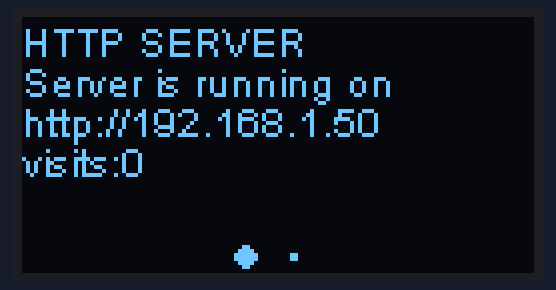
A sketch run on a simulated ESP32. On the bench: 128×64 one-colour display. WiFi joins after 1.5 s; servers stay silent unless stated; what the sketch prints to the serial monitor is not drawn.

Above: at 1.6 s.
At 6.02 s:
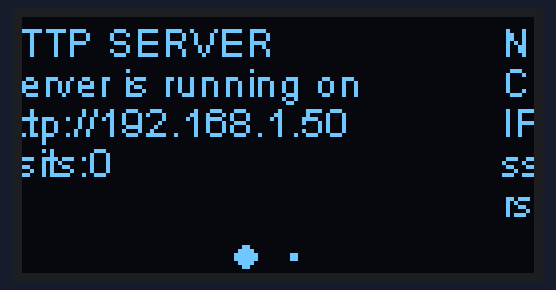
At 10.71 s:
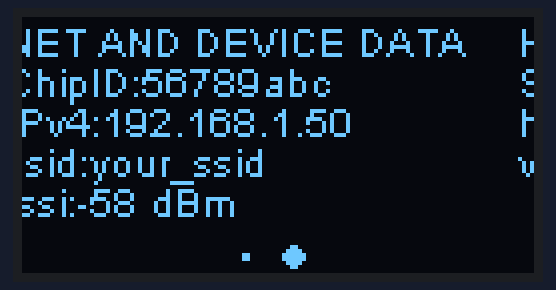
At 15.45 s:
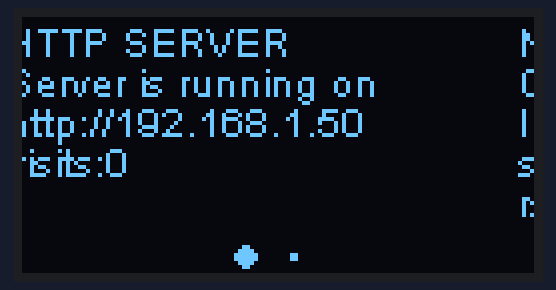
At 34.6 s:
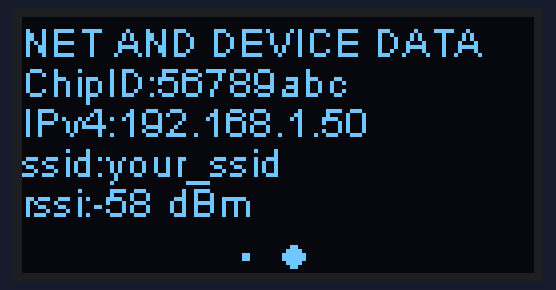

The sketch:

arduino_wemos_esp32.ino
```cpp
/*
  Arduino Project for WeMoS LOLIN, ESP32/ESP-WROOM-32 Board
*/

#include <WiFi.h>
#include <WiFiClient.h>
#include <Wire.h>
#include "SSD1306Wire.h"
#include "OLEDDisplayUi.h"
#include "IPAddressHelper.h"

const char* ssid = "your_ssid";
const char* password = "your_password";
int visitCounter = 0;

// TCP server at port 80 will respond to HTTP requests
WiFiServer server(80);

uint64_t chipid;
String chipid_hex;

// setting up LCD
SSD1306Wire display(0x3c, 5, 4);
OLEDDisplayUi ui( &display );

void msOverlay(OLEDDisplay *display, OLEDDisplayUiState* state) {
  /* dissable overlay for now
  display->setTextAlignment(TEXT_ALIGN_RIGHT);
  display->setFont(ArialMT_Plain_10);
  display->drawString(128, 0, String(millis()));
  */
}

void loop(void)
{
  drawScreen();

  WiFiClient client = server.available();   // listen for incoming clients

  if (client) {                             // if you get a client,
    Serial.println("New Client.");           // print a message out the serial port
    String currentLine = "";                // make a String to hold incoming data from the client
    while (client.connected()) {            // loop while the client's connected
      if (client.available()) {             // if there's bytes to read from the client,
        char c = client.read();             // read a byte, then
        Serial.write(c);                    // print it out the serial monitor
        if (c == '\n') {                    // if the byte is a newline character

          // if the current line is blank, you got two newline characters in a row.
          // that's the end of the client HTTP request, so send a response:
          if (currentLine.length() == 0) {
            visitCounter++;
            // HTTP headers always start with a response code (e.g. HTTP/1.1 200 OK)
            // and a content-type so the client knows what's coming, then a blank line:
            client.println("HTTP/1.1 200 OK");
            client.println("Content-type:text/html");
            client.println();

            // the content of the HTTP response follows the header:
            client.println();
            client.println("<!DOCTYPE HTML>");
            client.println("<html>");
            client.println("<head>");
            client.println("<meta chartset=\"utf-8\">");
            client.println("<meta chartset=\"viewport\" content=\"width=device-width, initial-scale=1, shrink-to-fit=no\">");
            client.println("<link rel=\"stylesheet\" href=\"https://maxcdn.bootstrapcdn.com/bootstrap/4.0.0/css/bootstrap.min.css\" integrity=\"sha384-Gn5384xqQ1aoWXA+058RXPxPg6fy4IWvTNh0E263XmFcJlSAwiGgFAW/dAiS6JXm\" crossorigin=\"anonymous\">");
            client.println("<title>ESP32 IoT Webserver in Local Wifi</title>");
            client.println("</head>");
            client.println("<body>");

            IPAddressHelper helper = IPAddressHelper(WiFi.localIP());
            String ipStr = helper.getString();
            //client.println("<div class=\"container\" style=\"width: 100%; max-width: 420px; padding: 15px; margin: 0 auto;\" >");
            client.println("<div class=\"jumbotron\">");
            client.println("<div class=\"container\">");
            client.println("<h1>server is up</h1>");
            client.println("<code class=\"lead\">Server is up and running at "+ipStr+":80 @ \n at Wifi with SSID: "+WiFi.SSID()+"</code>");
            client.println("<br />");
            client.println("<br />");
            client.println("<code class=\"lead\">HTTP Server running at http://"+ipStr+" has served "+visitCounter+" requests during this lifetime</code>");
            client.println("<br />");
            client.println("<br />");
            client.println("<a class=\"btn btn-primary btn-lg\" href=\".\" role=\"button\">Reload</a>");
            client.println("</div>");
            client.println("</div>");
            client.println("</body>");
            client.println("</html>");
            // The HTTP response ends with another blank line:
            client.println();
            // break out of the while loop:
            break;
          } else {    // if you got a newline, then clear currentLine:
            currentLine = "";
          }
        } else if (c != '\r') {  // if you got anything else but a carriage return character,
          currentLine += c;      // add it to the end of the currentLine
        }
      }
    }
    // close the connection:
    client.stop();
    Serial.println("Client Disconnected.");
  }
}

void drawScreenWifi(OLEDDisplay *display, OLEDDisplayUiState* state, int16_t x, int16_t y) {

  display->setTextAlignment(TEXT_ALIGN_LEFT);
  display->setFont(ArialMT_Plain_10);

  // draw topic
  display->drawString(0 + x, 0 + y, "NET AND DEVICE DATA");

  // drawing strings to display
  display->drawString(0 + x, 10 + y, "ChipID:"+chipid_hex);

  // draw ip
  IPAddress ip = WiFi.localIP();
  String ipStr = String(ip[0]) + '.' + String(ip[1]) + '.' + String(ip[2]) + '.' + String(ip[3]);
  display->drawString(0 + x, 20 + y, "IPv4:"+ipStr);

  // draw ssid
  display->drawString(0 + x, 30 + y, "ssid:"+WiFi.SSID());

  // draw signal strength
  long rssi = WiFi.RSSI();
  display->drawString(0 + x, 40 + y, "rssi:"+String(rssi, DEC)+" dBm");
}

void drawScreenHttpd(OLEDDisplay *display, OLEDDisplayUiState* state, int16_t x, int16_t y) {
  display->setTextAlignment(TEXT_ALIGN_LEFT);
  display->setFont(ArialMT_Plain_10);
  display->drawString(0 + x, 0 + y, "HTTP SERVER");

  // draw ip
  IPAddress ip = WiFi.localIP();
  String ipStr = String(ip[0]) + '.' + String(ip[1]) + '.' + String(ip[2]) + '.' + String(ip[3]);
  display->drawString(0 + x, 10 + y, "Server is running on");
  // draw server addr
  display->drawString(0 + x, 20 + y, "http://"+ipStr);
  // draw visits
  display->drawString(0 + x, 30 + y, "visits:"+String(visitCounter, DEC));
}

// This array keeps function pointers to all frames
// frames are the single views that slide in
FrameCallback frames[] = { drawScreenHttpd, drawScreenWifi };
// how many frames are there?
int frameCount = 2;

// Overlays are statically drawn on top of a frame eg. a clock
OverlayCallback overlays[] = { msOverlay };
int overlaysCount = 1;

// main draw screen
void drawScreen(){
  int remainingTimeBudget = ui.update();

  if (remainingTimeBudget > 0) {
    // You can do some work here
    // Don't do stuff if you are below your
    // time budget.
    delay(remainingTimeBudget);
  }
}
void setup() {
  // setup serial com
  Serial.begin(115200);
  delay(10);

  // The ESP is capable of rendering 60fps in 80Mhz mode
  // but that won't give you much time for anything else
  // run it in 160Mhz mode or just set it to 30 fps
  ui.setTargetFPS(60);

  // Customize the active and inactive symbol
  //ui.setActiveSymbol(activeSymbol);
  //ui.setInactiveSymbol(inactiveSymbol);

  // You can change this to
  // TOP, LEFT, BOTTOM, RIGHT
  ui.setIndicatorPosition(BOTTOM);

  // Defines where the first frame is located in the bar.
  ui.setIndicatorDirection(LEFT_RIGHT);

  // You can change the transition that is used
  // SLIDE_LEFT, SLIDE_RIGHT, SLIDE_UP, SLIDE_DOWN
  ui.setFrameAnimation(SLIDE_LEFT);

  // Add frames
  ui.setFrames(frames, frameCount);

  // Add overlays
  ui.setOverlays(overlays, overlaysCount);

  // Initialising the UI will init the display too.
  ui.init();

  display.flipScreenVertically();

  // store chip ID, might come handy one day =)
  chipid=ESP.getEfuseMac();//The chip ID is essentially its MAC address(length: 6 bytes).;
  uint64_t number;
  unsigned long long1 = (unsigned long)((chipid & 0xFFFF0000) >> 16 );
  unsigned long long2 = (unsigned long)((chipid & 0x0000FFFF));
  chipid_hex = String(long1, HEX) + String(long2, HEX); // six octets

  setupWifi();
  server.begin();
}

void setupWifi(){
  // Setup Wifi connection
  Serial.println();
  Serial.println();
  Serial.print("Connecting to ");
  Serial.println(ssid);
  WiFi.begin(ssid, password);

  while (WiFi.status() != WL_CONNECTED) {
          delay(500);
          Serial.print(".");
      }
      Serial.println("");
      Serial.print("Connected to ");
      Serial.println(ssid);
      Serial.print("IP address: ");
      Serial.println(WiFi.localIP());
}
```

IPAddressHelper.cpp
```cpp
#include "IPAddressHelper.h"

// ctor
IPAddressHelper::IPAddressHelper(IPAddress x)
{
  ip = x;
}
// func
String IPAddressHelper::getString()
{
  return String(ip[0]) + '.' + String(ip[1]) + '.' + String(ip[2]) + '.' + String(ip[3]);
}
```

IPAddressHelper.h
```cpp
#include "WiFi.h"

class IPAddressHelper
{
  private:
  IPAddress ip;

  public:
  IPAddressHelper(IPAddress x);
  String getString();
};
```

Measured:
- what the display in image 0 shows lasts 4.4 s, from 1.5 s to 5.9 s
